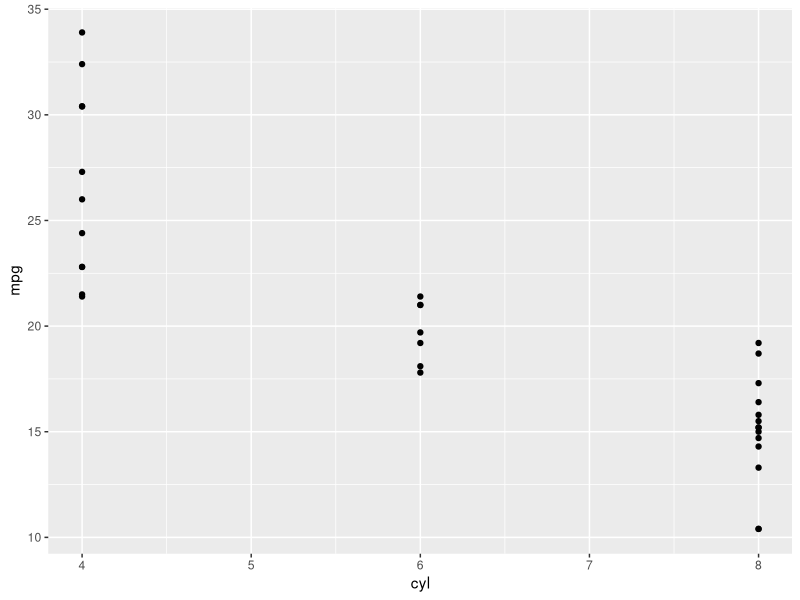
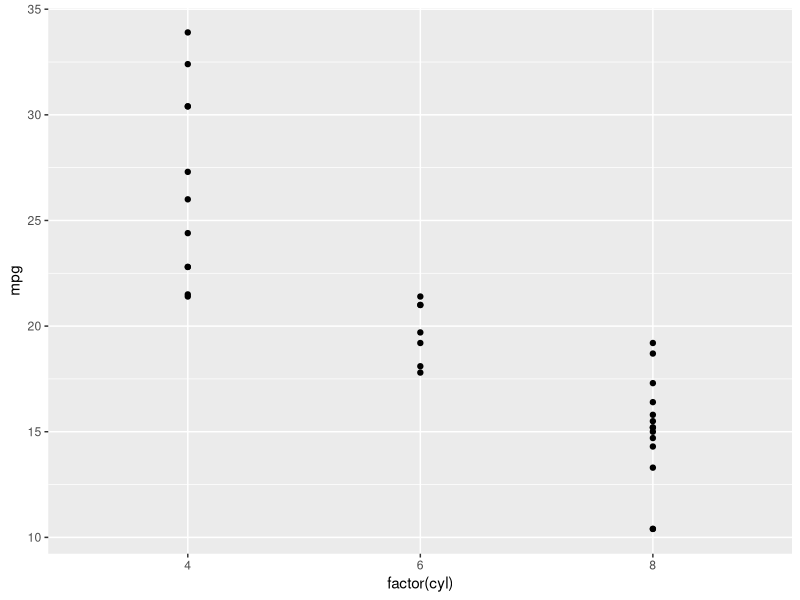
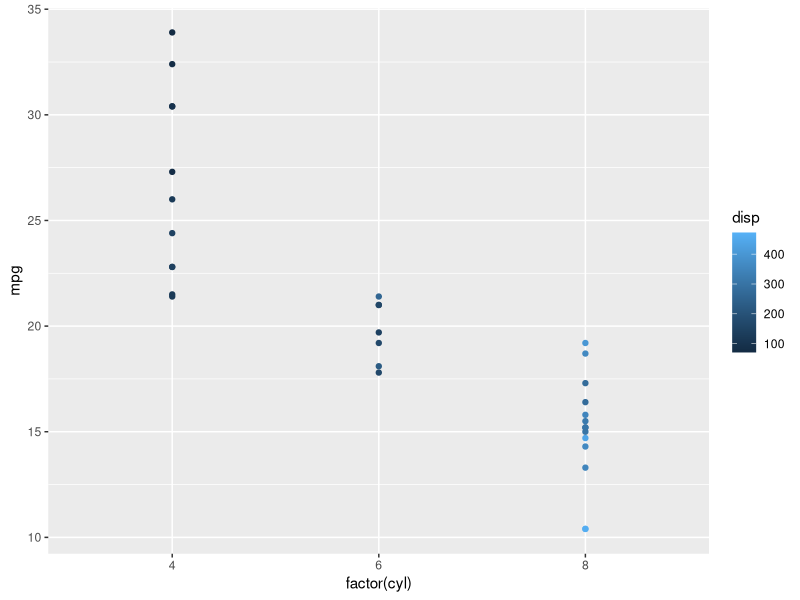
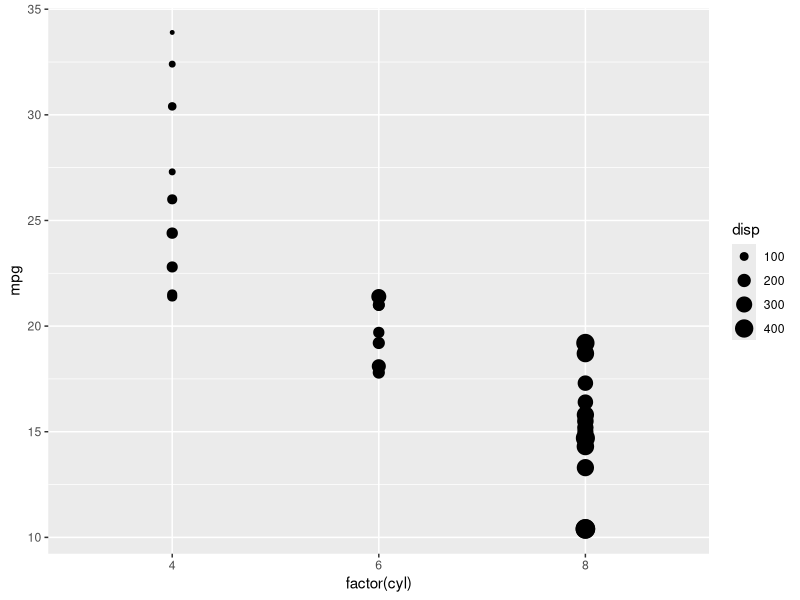
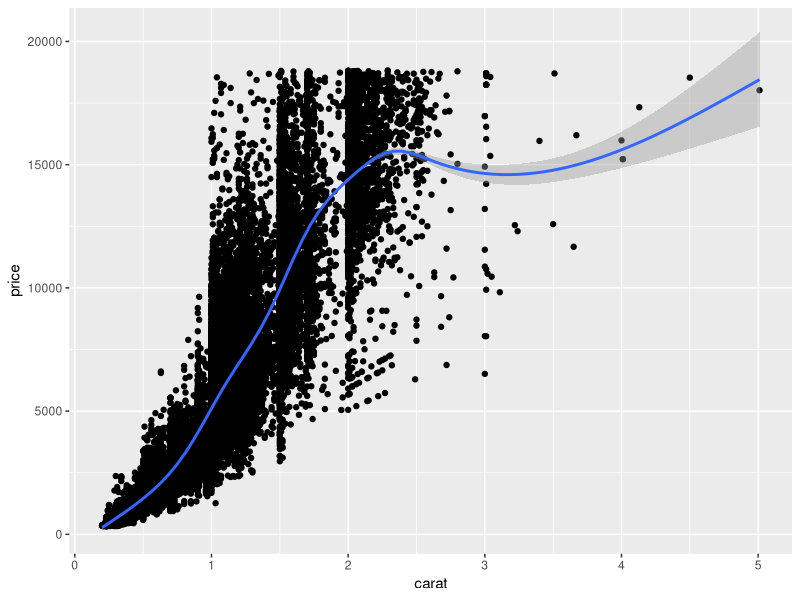
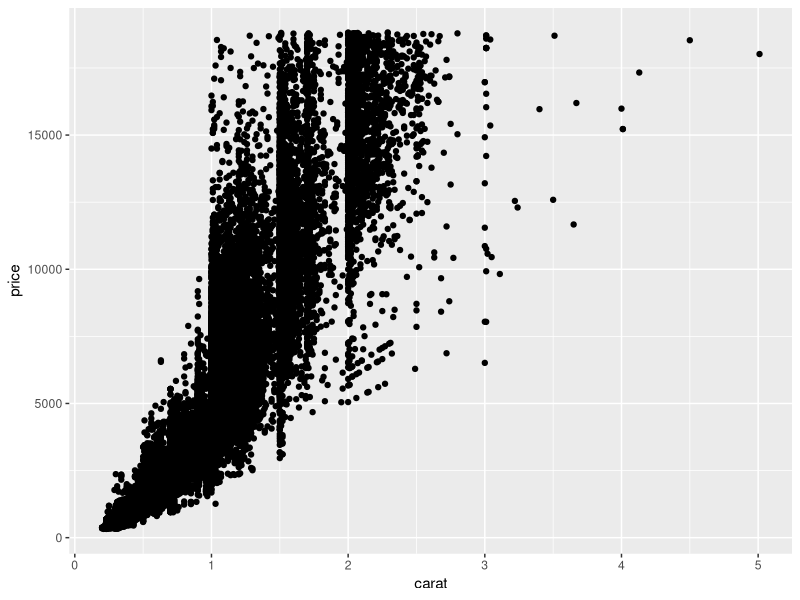
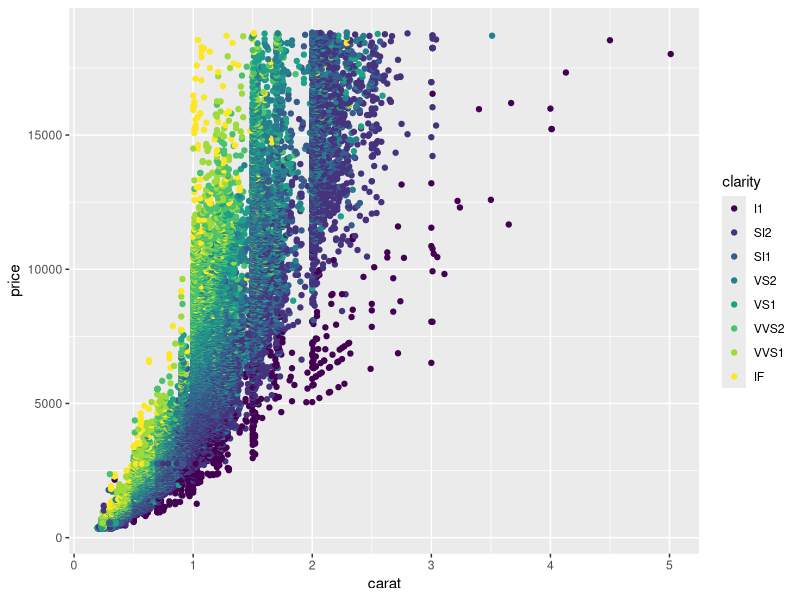
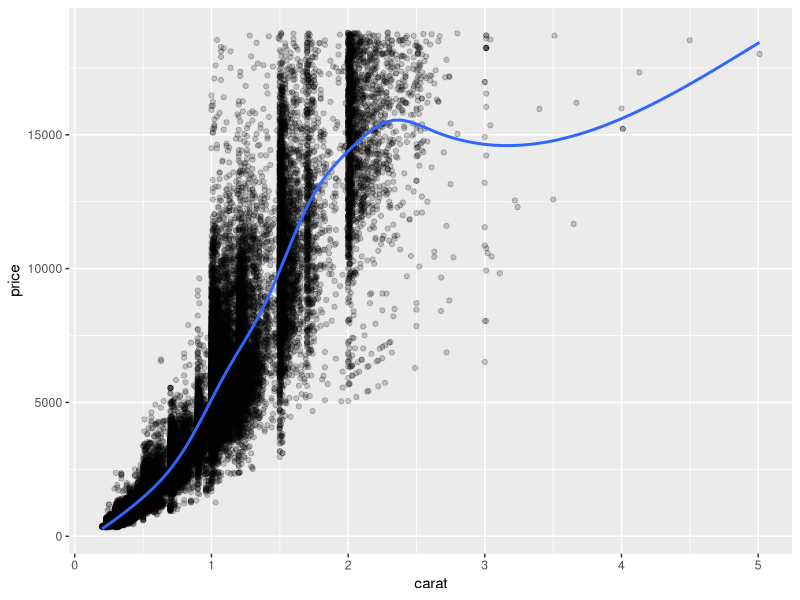

Write the R code that produced these figures, in order.
## ---- chunk 1
knitr::opts_chunk$set(echo = TRUE)

## ---- chunk 2
# Load the ggplot2 package
library(ggplot2)
library(tidyr)

# Loading the mtcars data set
data(mtcars)
data(diamonds)
data(iris)

# Transforming the data sets
iris$Flower <- 1:nrow(iris)

iris.wide <- iris %>%
  gather(key, value, -Species, -Flower) %>%
  separate(key, c("Part", "Measure"), "\\.") %>%
  spread(Measure, value)

iris.tidy <- iris %>%
  gather(key, Value, -Species) %>%
  separate(key, c("Part", "Measure"), "\\.")



## ---- chunk 3

# Explore the mtcars data frame with str()
str(mtcars)

# Execute the following command
ggplot(mtcars, aes(x = cyl, y = mpg)) +
  geom_point()

# Change the command below so that cyl is treated as factor
ggplot(mtcars, aes(x = factor(cyl), y = mpg)) +
  geom_point()

## Adding layers
ggplot(mtcars, aes(x = factor(cyl), y = mpg, color=disp)) +
  geom_point()

ggplot(mtcars, aes(x = factor(cyl), y = mpg, size=disp)) +
  geom_point()


# Add geom_point() and geom_smooth() with +
ggplot(diamonds, aes(x = carat, y = price)) + geom_point() + geom_smooth()


# Create the object containing the data and aes layers: dia_plot
dia_plot <- ggplot(diamonds, aes(x = carat, y = price))

# Add a geom layer with + and geom_point()
dia_plot + geom_point()

# Add the same geom layer, but with aes() inside
dia_plot + geom_point(aes(color = clarity))

# 1 - The dia_plot object has been created for you
dia_plot <- ggplot(diamonds, aes(x = carat, y = price))

# 2 - Expand dia_plot by adding geom_point() with alpha set to 0.2
dia_plot <- dia_plot + geom_point(alpha=0.2)

# 3 - Plot dia_plot with additional geom_smooth() with se set to FALSE
dia_plot + geom_smooth(se = FALSE)

# 4 - Copy the command from above and add aes() with the correct mapping to geom_smooth()
dia_plot + geom_smooth(aes(color = clarity), se = FALSE)
## ---- chunk 4
# In this exercise you'll recreate the base package plot in ggplot2.

# Plot 2: include the lines of the linear models, per cyl
ggplot(mtcars, aes(x = wt, y = mpg, col = cyl)) +
  geom_point() + # Copy from Plot 1
  geom_smooth(method=lm, se=FALSE) 


# Convert cyl to factor (don't need to change)
mtcars$cyl <- as.factor(mtcars$cyl)

# Example from base R (don't need to change)
plot(mtcars$wt, mtcars$mpg, col = mtcars$cyl)
abline(lm(mpg ~ wt, data = mtcars), lty = 2)
lapply(mtcars$cyl, function(x) {
  abline(lm(mpg ~ wt, mtcars, subset = (cyl == x)), col = x)
  })
legend(x = 5, y = 33, legend = levels(mtcars$cyl),
       col = 1:3, pch = 1, bty = "n")

# Plot 1: add geom_point() to this command to create a scatter plot
ggplot(mtcars, aes(x = wt, y = mpg, col = cyl)) + geom_point()

# Fill in using instructions Plot 1

# Plot 2: include the lines of the linear models, per cyl
ggplot(mtcars, aes(x = wt, y = mpg, col = cyl)) +
  geom_point() + # Copy from Plot 1
  geom_smooth(method=lm, se=FALSE)   # Fill in using instructions Plot 2

# Plot 3: include a lm for the entire dataset in its whole
ggplot(mtcars, aes(x = wt, y = mpg, col = cyl)) +
  geom_point() + # Copy from Plot 2
  geom_smooth(method=lm, se=FALSE) + # Copy from Plot 2
  geom_smooth(method=lm, se=FALSE, linetype=2, aes(group=1))   


# Consider the structure of iris, iris.wide and iris.tidy (in that order)
str(iris)
str(iris.wide)
str(iris.tidy)
# Think about which dataset you would use to get the plot shown right
# Fill in the ___ to produce the plot given to the right
ggplot(iris.tidy, aes(x = Species, y = Value, col = Part)) +
  geom_jitter() +
  facet_grid(. ~ Measure)

# Fill in the ___ to produce to the correct iris.tidy dataset
iris.tidy <- iris %>%
  gather(key, Value, -Species) %>%
  separate(key, c("Part", "Measure"), "\\.")

# Fill in the ___ to produce the plot given to the right
ggplot(iris.wide, aes(x = Length, y = Width, color = Part)) +
  geom_jitter() +
  facet_grid(. ~ Species)


## ---- chunk 5
# 1 - Map mpg to x and cyl to y
ggplot(mtcars, aes(x=mpg, y=cyl)) +
  geom_point()
  
# 2 - Reverse: Map cyl to x and mpg to y
ggplot(mtcars, aes(x=cyl, y=mpg)) +
  geom_point()

# 3 - Map wt to x, mpg to y and cyl to col
ggplot(mtcars, aes(x=wt, y=mpg, col=cyl)) +
  geom_point()

# 4 - Change shape and size of the points in the above plot
ggplot(mtcars, aes(x=wt, y=mpg, col=cyl)) +
  geom_point(shape=1, size=4)


# am and cyl are factors, wt is numeric
class(mtcars$am)
class(mtcars$cyl)
class(mtcars$wt)

# From the previous exercise
ggplot(mtcars, aes(x = wt, y = mpg, col = cyl)) +
  geom_point(shape = 1, size = 4)

# 1 - Map cyl to fill
ggplot(mtcars, aes(x = wt, y = mpg, fill = cyl)) +
  geom_point(shape = 1, size = 4)

# 2 - Change shape and alpha of the points in the above plot
ggplot(mtcars, aes(x = wt, y = mpg, fill = cyl)) +
  geom_point(shape = 21, size = 4, alpha=0.6)

# 3 - Map am to col in the above plot
ggplot(mtcars, aes(x = wt, y = mpg, col = am, fill=cyl)) +
  geom_point(shape = 21, size = 4, alpha=0.6)

## ---- chunk 6
# Define a hexadecimal color
my_color <- "#4ABEFF"

# Draw a scatter plot with color *aesthetic*
ggplot(mtcars, aes(x=wt, y=mpg, color=cyl)) + geom_point()

# Same, but set color *attribute* in geom layer 
ggplot(mtcars, aes(x=wt, y=mpg, color=cyl)) + geom_point(color=my_color)

# Set the fill aesthetic; color, size and shape attributes
ggplot(mtcars, aes(x=wt, y=mpg, fill=cyl)) + geom_point(size=10, shape=23, color=my_color)

# Expand to draw points with alpha 0.5
ggplot(mtcars, aes(x = wt, y = mpg, fill = cyl)) + geom_point(alpha=0.5)

# Expand to draw points with shape 24 and color yellow
#[This is so bad to read...]
ggplot(mtcars, aes(x = wt, y = mpg, fill=cyl)) + geom_point(shape=24, color="yellow")

# Expand to draw text with label rownames(mtcars) and color red
#[This one too...]
ggplot(mtcars, aes(x = wt, y = mpg, fill = cyl)) + 
geom_text(label=rownames(mtcars), color='red')

# Map mpg onto x, qsec onto y and factor(cyl) onto col
ggplot(mtcars, aes(x=mpg, y=qsec, color=factor(cyl))) + geom_point()


# Add mapping: factor(am) onto shape
ggplot(mtcars, aes(x=mpg, y=qsec, color=factor(cyl), shape=factor(am))) + geom_point()


# Add mapping: (hp/wt) onto size
ggplot(mtcars, aes(x=mpg, y=qsec, color=factor(cyl), shape=factor(am), size=(hp/wt) )) + geom_point()
## ---- chunk 7
cyl.am <- ggplot(mtcars, aes(x = factor(cyl), fill = factor(am)))

cyl.am + 
  geom_bar(position="stack")

# Fill - show proportion
cyl.am + 
  geom_bar(position = "fill")  

# The base layer, cyl.am, is available for you
# Add geom (position = "stack" by default)
cyl.am + 
  geom_bar()

# Fill - show proportion
cyl.am + 
  geom_bar(position = "fill")  

# Dodging - principles of similarity and proximity
cyl.am +
  geom_bar(position = "dodge") 

# Clean up the axes with scale_ functions
val = c("#E41A1C", "#377EB8")
lab = c("Manual", "Automatic")
cyl.am +
  geom_bar(position = "dodge") +
  scale_x_discrete("Cylinders") + 
  scale_y_continuous("Number") +
  scale_fill_manual("Transmission", 
                    values = val,
                    labels = lab) 

### UNIVARIATE PLOTS 
# 1 - Create jittered plot of mtcars, mpg onto x, 0 onto y
ggplot(mtcars, aes(x = mpg, y = 0)) +
  geom_jitter()

# 2 - Add function to change y axis limits
ggplot(mtcars, aes(x = mpg, y = 0)) +
  geom_jitter() + scale_y_continuous(limits=c(-2,2))


### Dealing with overplotting
# Basic scatter plot: wt on x-axis and mpg on y-axis; map cyl to col
ggplot(mtcars, aes(x=wt, y=mpg, color=cyl)) + geom_point(size=4)


# Hollow circles - an improvement
ggplot(mtcars, aes(x=wt, y=mpg, color=cyl)) + geom_point(size=4, shape=1)


# Add transparency - very nice
ggplot(mtcars, aes(x=wt, y=mpg, color=cyl)) + geom_point(size=4, shape=1, alpha=0.6)


# Scatter plot: carat (x), price (y), clarity (color)
ggplot(diamonds, aes(x=carat, y=price, color=clarity)) + geom_point()


# Adjust for overplotting
ggplot(diamonds, aes(x=carat, y=price, color=clarity)) + geom_point(alpha=0.5)


# Scatter plot: clarity (x), carat (y), price (color)
ggplot(diamonds, aes(x=clarity, y=carat, color=price)) + geom_point(alpha=0.5)

# Dot plot with jittering
ggplot(diamonds, aes(x=clarity, y=carat, color=price)) + geom_point(alpha=0.5, position="jitter")


